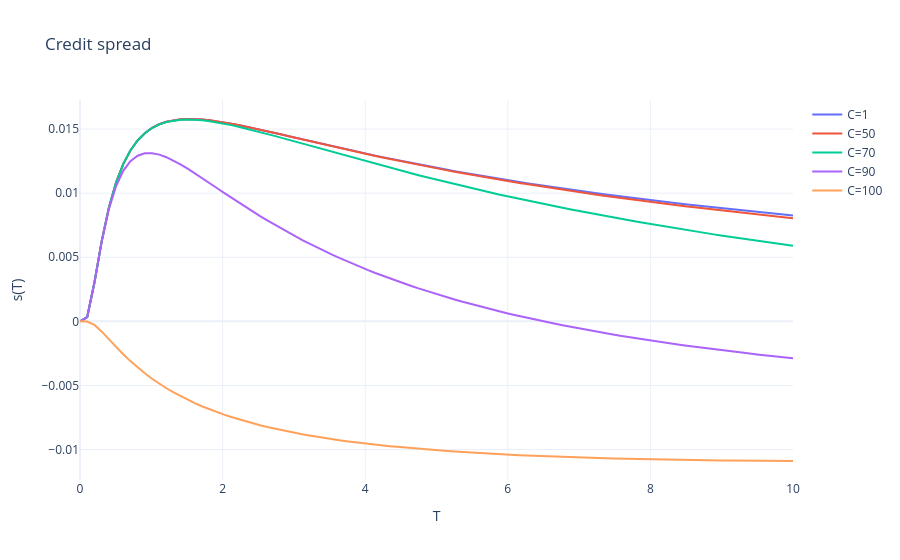

This figure's notebook cell:
### Code cell
import numpy as np

from utils.plotting import plot_function_vs_param

fig = plot_function_vs_param(
    bc.credit_spread,
    x_param="T",
    x_values=np.linspace(0, 10, 100),
    base_params={
        "V": 120,
        "r": 0.05,
        "sigma_V": 0.2,
        "a": 0.01,
        "D": 100,
        "C": 90,
        "gamma": 0.02,
    },
    y_title="s(T)",
    varying_param="C",
    varying_values=[1, 50, 70, 90, 100],
    title="Credit spread"
)

fig.show()
